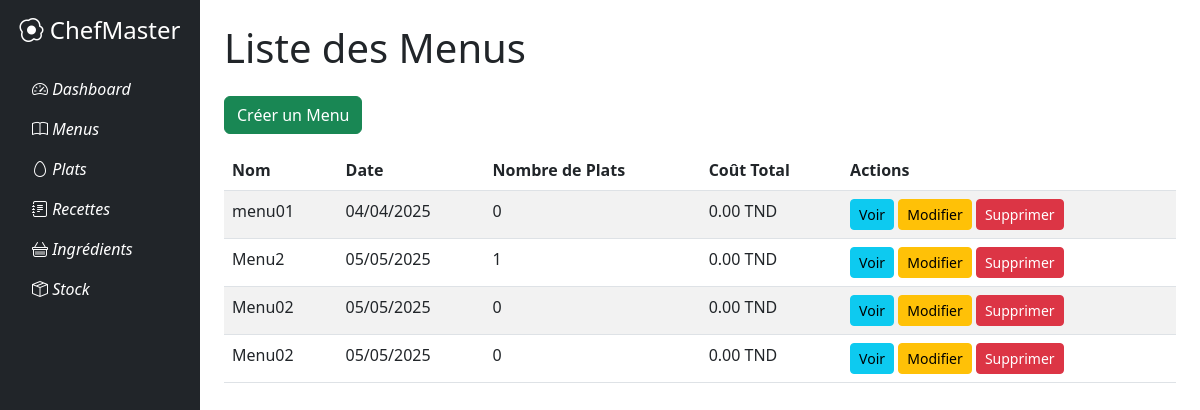
The page /menus/ on the database as committed earlier.
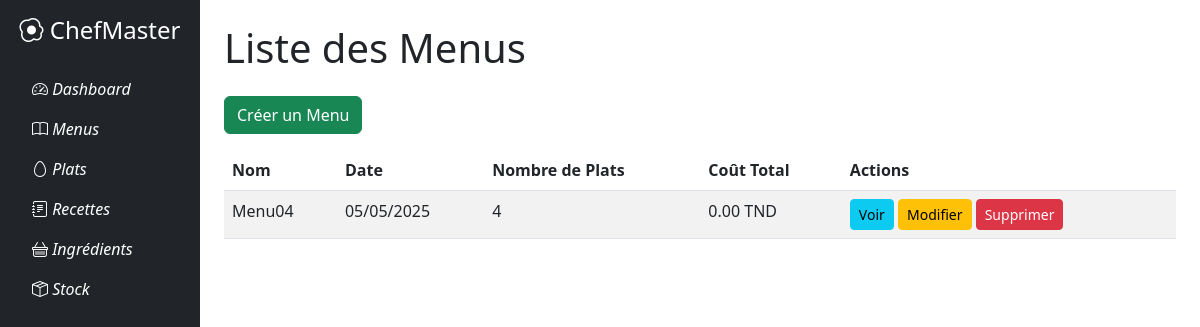
The same page on the database as committed later.
### menus/models.py (models this page shows, shortened)
class Menu(models.Model):
    user = models.ForeignKey( User, on_delete=models.SET_NULL, null=True, blank=True, verbose_name="Créé par")
    nom = models.CharField(max_length=200, verbose_name="Nom du menu")
    date_service = models.DateField(verbose_name="Date de service")
    plats = models.ManyToManyField(Plat, through='MenuPlat', verbose_name="Plats composants")
    @property
    def calculer_cout_total(self):
        total = 0.0
        for plat in self.plats.all():
            if plat.recette:  # Vérifie si le plat a une recette
                for comp in plat.recette.compositionrecette_set.all():
                    if comp.ingredient:  # Vérifie si la composition a un ingrédient
                        total += float(comp.quantite) * float(comp.ingredient.prix_unitaire)
        return total

### plats/models.py (models this page shows, shortened)
class Plat(models.Model):
    TYPE_PLAT_CHOICES = [
        ('petit_dejeuner', 'Petit déjeuner'),
        ('dejeuner', 'Déjeuner'),
        ('diner', 'Dîner'),
    ]
    nom = models.CharField(max_length=200)
    description = models.TextField()
    type_plat = models.CharField(max_length=20, choices=TYPE_PLAT_CHOICES)
    nombre_portions = models.PositiveIntegerField()
    date_preparation = models.DateField(auto_now_add=True)
    recette = models.ForeignKey(Recette, on_delete=models.CASCADE,
        null=True,  # Permet temporairement les valeurs NULL
        blank=True)  # Permet les champs vides dans les formulaires)

### menus/views.py (the view)
# urls.py: path('', views.MenuListView.as_view(), name='menu-list'),
class MenuListView(ListView):
    model = Menu
    template_name = 'menu/menu_list.html'
    context_object_name = 'menus'
    def get_queryset(self):
        return super().get_queryset().prefetch_related(
            Prefetch('plats', queryset=Plat.objects.select_related('recette')),
            Prefetch('plats__recette__compositionrecette_set',
                   queryset=CompositionRecette.objects.select_related('ingredient'))
        )

### menus/templates/menu/menu_list.html
{% extends 'base.html' %}
{% block content %}
<h1 class="mb-4">Liste des Menus</h1>
<a href="{% url 'menu-create' %}" class="btn btn-success mb-3">Créer un Menu</a>
<table class="table table-striped">
    <thead>
        <tr>
            <th>Nom</th>
            <th>Date</th>
            <th>Nombre de Plats</th>
            <th>Coût Total</th>
            <th>Actions</th>
        </tr>
    </thead>
    <tbody>
        {% for menu in menus %}
        <tr>
            <td>{{ menu.nom }}</td>
            <td>{{ menu.date_service|date:"d/m/Y" }}</td>
            <td>{{ menu.plats.count }}</td>
            <td>{{ menu.calculer_cout_total|floatformat:2 }} TND</td>
            <td>
                <a href="{% url 'menu-detail' menu.pk %}" class="btn btn-info btn-sm">Voir</a>
                <a href="{% url 'menu-update' menu.pk %}" class="btn btn-warning btn-sm">Modifier</a>
                <a href="{% url 'menu-delete' menu.pk %}" class="btn btn-danger btn-sm">Supprimer</a>
            </td>
        </tr>
        {% endfor %}
    </tbody>
</table>
{% endblock %}

### templates/base.html (shortened to what this page needs)
<!DOCTYPE html>
<html lang="fr">
<head>
    <link href="https://cdn.jsdelivr.net/npm/bootstrap@5.3.0/dist/css/bootstrap.min.css" rel="stylesheet">
    <link rel="stylesheet" href="https://cdn.jsdelivr.net/npm/bootstrap-icons@1.10.0/font/bootstrap-icons.css">
</head>
<body>
    <div class="container-fluid">
        <div class="row">
            <div class="col-md-2 sidebar text-white p-3">
                <h4 class="text-center mb-4">
                    <i class="bi bi-egg-fried"></i> ChefMaster
                </h4>
                <ul class="nav flex-column">
                    <li class="nav-item">
                        <a class="nav-link text-white active" href="{% url 'dashboard' %}">
                            <i class="bi bi-speedometer2"> Dashboard</i>
                        </a>
                    </li>
                    <li class="nav-item">
                        <a class="nav-link text-white" href="{% url 'menu-list' %}">
                            <i class="bi bi-book"> Menus</i>
                        </a>
                    </li>
                    <li class="nav-item">
                        <a class="nav-link text-white" href="{% url 'plat-list' %}">
                            <i class="bi bi-egg"> Plats</i>
                        </a>
                    </li>
                    <li class="nav-item">
                        <a class="nav-link text-white" href="{% url 'recette-list' %}">
                            <i class="bi bi-journal-text"> Recettes</i>
                        </a>
                    </li>
                    <li class="nav-item">
                        <a class="nav-link text-white" href="{% url 'ingredients:list' %}">
                            <i class="bi bi-basket"> Ingrédients</i>
                        </a>
                    </li>
                    <li class="nav-item">
                        <a class="nav-link text-white" href="{% url 'stock:list' %}">
                            <i class="bi bi-box-seam"> Stock</i>
                        </a>
                    </li>
                </ul>
            </div>
            <div class="col-md-10 p-4">
                {% block content %}{% endblock %}
            </div>
        </div>
    </div>
</body>
</html>

### templates/base.html (style rules this page uses)
.sidebar { min-height: 100vh; background-color: #212529; }

Rows that differ between the two databases and show on the page:
removed Menu: nom "menu01", date_service "04/04/2025", plats.count "0", calculer_cout_total "0.00"
removed Menu: nom "Menu2", date_service "05/05/2025", plats.count "1", calculer_cout_total "0.00"
removed Menu: nom "Menu02", date_service "05/05/2025", plats.count "0", calculer_cout_total "0.00"
removed Menu: nom "Menu02", date_service "05/05/2025", plats.count "0", calculer_cout_total "0.00"
added Menu: nom "Menu04", date_service "05/05/2025", plats.count "4", calculer_cout_total "0.00"
